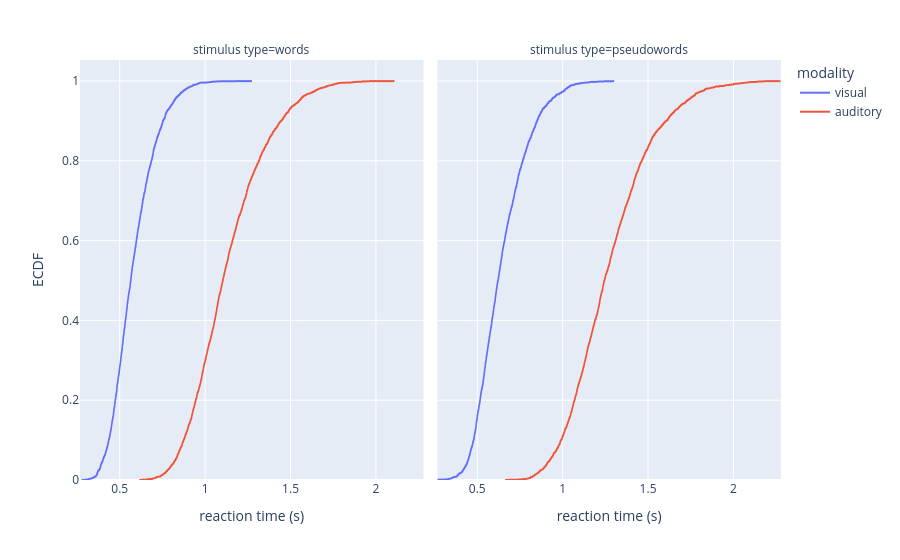

Write notebook code for a chart like this one.
### Code cell
def change_lables(t):
    t.update(
        name = MAPPING['modality'][int(t.name)],
        legendgroup = MAPPING['modality'][int(t.name)],
        hovertemplate = t.hovertemplate.replace(t.name, MAPPING['modality'][int(t.name)])
    )

def change_annotations(t):
    t.update(
        text = t.text[:t.text.index('=') + 1] + MAPPING['is_word'][int(t.text[t.text.index('=') + 1:])]
    )


fig = px.ecdf(
    data.sort_values(by='is_word', ascending=False),
    x="rt",
    labels={
         "rt": "reaction time (s)",
        'is_word': 'stimulus type',
         },
    color='modality',
    facet_col='is_word',
    ).update_layout(
    yaxis_title="ECDF"
).for_each_trace(change_lables).for_each_annotation(change_annotations)

fig.show()

### Figure 1 — Plotly figure (JSON) as saved in the notebook; plotly's stock layout.template omitted (floating-point values rounded to 4 significant figures; data arrays with more than 128 entries replaced by an {"elided": "..."} marker saying what was removed)
{"data": [{"hovertemplate": "modality=visual<br>stimulus type=1<br>reaction time (s)=%{x}<br>probability=%{y}<extra></extra>", "legendgroup": "visual", "line": {"dash": "solid", "shape": "hv"}, "marker": {"color": "#636efa", "symbol": "circle"}, "mode": "lines", "name": "visual", "showlegend": true, "type": "scattergl", "x": {"elided": "2885 float values"}, "xaxis": "x", "y": {"elided": "2885 float values"}, "yaxis": "y"}, {"hovertemplate": "modality=visual<br>stimulus type=visual<br>reaction time (s)=%{x}<br>probability=%{y}<extra></extra>", "legendgroup": "visual", "line": {"dash": "solid", "shape": "hv"}, "marker": {"color": "#636efa", "symbol": "circle"}, "mode": "lines", "name": "visual", "showlegend": false, "type": "scattergl", "x": {"elided": "2801 float values"}, "xaxis": "x2", "y": {"elided": "2801 float values"}, "yaxis": "y2"}, {"hovertemplate": "modality=auditory<br>stimulus type=auditory<br>reaction time (s)=%{x}<br>probability=%{y}<extra></extra>", "legendgroup": "auditory", "line": {"dash": "solid", "shape": "hv"}, "marker": {"color": "#EF553B", "symbol": "circle"}, "mode": "lines", "name": "auditory", "showlegend": true, "type": "scattergl", "x": {"elided": "3242 float values"}, "xaxis": "x", "y": {"elided": "3242 float values"}, "yaxis": "y"}, {"hovertemplate": "modality=auditory<br>stimulus type=0<br>reaction time (s)=%{x}<br>probability=%{y}<extra></extra>", "legendgroup": "auditory", "line": {"dash": "solid", "shape": "hv"}, "marker": {"color": "#EF553B", "symbol": "circle"}, "mode": "lines", "name": "auditory", "showlegend": false, "type": "scattergl", "x": {"elided": "3150 float values"}, "xaxis": "x2", "y": {"elided": "3150 float values"}, "yaxis": "y2"}], "layout": {"annotations": [{"font": {}, "showarrow": false, "text": "stimulus type=words", "x": 0.245, "xanchor": "center", "xref": "paper", "y": 1, "yanchor": "bottom", "yref": "paper"}, {"font": {}, "showarrow": false, "text": "stimulus type=pseudowords", "x": 0.755, "xanchor": "center", "xref": "paper", "y": 1, "yanchor": "bottom", "yref": "paper"}], "legend": {"title": {"text": "modality"}, "tracegroupgap": 0}, "margin": {"t": 60}, "xaxis": {"anchor": "y", "domain": [0, 0.49], "title": {"text": "reaction time (s)"}}, "xaxis2": {"anchor": "y2", "domain": [0.51, 1], "matches": "x", "title": {"text": "reaction time (s)"}}, "yaxis": {"anchor": "x", "domain": [0, 1], "rangemode": "tozero", "title": {"text": "ECDF"}}, "yaxis2": {"anchor": "x2", "domain": [0, 1], "matches": "y", "rangemode": "tozero", "showticklabels": false}}}
